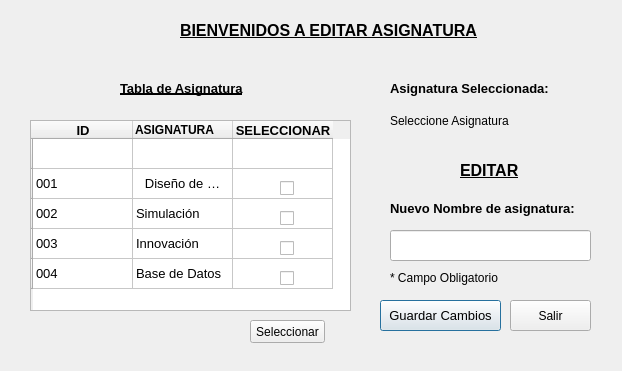
<?xml version="1.0" encoding="UTF-8"?>
<ui version="4.0">
 <class>Dialog</class>
 <widget class="QDialog" name="Dialog">
  <property name="geometry">
   <rect>
    <x>0</x>
    <y>0</y>
    <width>622</width>
    <height>371</height>
   </rect>
  </property>
  <property name="windowTitle">
   <string>Editar Asignatura</string>
  </property>
  <widget class="QLabel" name="label">
   <property name="geometry">
    <rect>
     <x>180</x>
     <y>20</y>
     <width>331</width>
     <height>21</height>
    </rect>
   </property>
   <property name="font">
    <font>
     <pointsize>12</pointsize>
     <weight>75</weight>
     <bold>true</bold>
     <underline>true</underline>
    </font>
   </property>
   <property name="text">
    <string>BIENVENIDOS A EDITAR ASIGNATURA</string>
   </property>
  </widget>
  <widget class="QLabel" name="label_2">
   <property name="geometry">
    <rect>
     <x>120</x>
     <y>80</y>
     <width>131</width>
     <height>16</height>
    </rect>
   </property>
   <property name="font">
    <font>
     <pointsize>10</pointsize>
     <weight>75</weight>
     <bold>true</bold>
     <underline>true</underline>
    </font>
   </property>
   <property name="text">
    <string>Tabla de Asignatura</string>
   </property>
  </widget>
  <widget class="QLabel" name="label_3">
   <property name="geometry">
    <rect>
     <x>390</x>
     <y>80</y>
     <width>171</width>
     <height>16</height>
    </rect>
   </property>
   <property name="font">
    <font>
     <pointsize>10</pointsize>
     <weight>75</weight>
     <bold>true</bold>
    </font>
   </property>
   <property name="text">
    <string>Asignatura Seleccionada:</string>
   </property>
  </widget>
  <widget class="QLabel" name="label_4">
   <property name="geometry">
    <rect>
     <x>460</x>
     <y>160</y>
     <width>61</width>
     <height>21</height>
    </rect>
   </property>
   <property name="font">
    <font>
     <family>Nirmala UI</family>
     <pointsize>12</pointsize>
     <weight>75</weight>
     <bold>true</bold>
     <underline>true</underline>
    </font>
   </property>
   <property name="text">
    <string>EDITAR</string>
   </property>
  </widget>
  <widget class="QLabel" name="label_5">
   <property name="geometry">
    <rect>
     <x>390</x>
     <y>200</y>
     <width>201</width>
     <height>16</height>
    </rect>
   </property>
   <property name="font">
    <font>
     <pointsize>10</pointsize>
     <weight>75</weight>
     <bold>true</bold>
    </font>
   </property>
   <property name="text">
    <string>Nuevo Nombre de asignatura:</string>
   </property>
  </widget>
  <widget class="QLabel" name="label_6">
   <property name="geometry">
    <rect>
     <x>390</x>
     <y>270</y>
     <width>111</width>
     <height>16</height>
    </rect>
   </property>
   <property name="mouseTracking">
    <bool>false</bool>
   </property>
   <property name="text">
    <string>* Campo Obligatorio</string>
   </property>
  </widget>
  <widget class="QLineEdit" name="lineEdit_2">
   <property name="geometry">
    <rect>
     <x>390</x>
     <y>230</y>
     <width>201</width>
     <height>31</height>
    </rect>
   </property>
  </widget>
  <widget class="QTableWidget" name="tableWidget">
   <property name="geometry">
    <rect>
     <x>30</x>
     <y>120</y>
     <width>321</width>
     <height>191</height>
    </rect>
   </property>
   <property name="font">
    <font>
     <pointsize>10</pointsize>
    </font>
   </property>
   <row>
    <property name="text">
     <string/>
    </property>
   </row>
   <row>
    <property name="text">
     <string/>
    </property>
   </row>
   <row>
    <property name="text">
     <string/>
    </property>
   </row>
   <row>
    <property name="text">
     <string/>
    </property>
   </row>
   <row>
    <property name="text">
     <string/>
    </property>
   </row>
   <column>
    <property name="text">
     <string>ID</string>
    </property>
    <property name="font">
     <font>
      <weight>75</weight>
      <bold>true</bold>
     </font>
    </property>
   </column>
   <column>
    <property name="text">
     <string notr="true">ASIGNATURA</string>
    </property>
    <property name="font">
     <font>
      <pointsize>9</pointsize>
      <weight>75</weight>
      <bold>true</bold>
     </font>
    </property>
    <property name="textAlignment">
     <set>AlignLeading|AlignVCenter</set>
    </property>
   </column>
   <column>
    <property name="text">
     <string>SELECCIONAR</string>
    </property>
    <property name="font">
     <font>
      <weight>75</weight>
      <bold>true</bold>
     </font>
    </property>
   </column>
   <item row="0" column="0">
    <property name="text">
     <string/>
    </property>
   </item>
   <item row="0" column="1">
    <property name="text">
     <string/>
    </property>
   </item>
   <item row="1" column="0">
    <property name="text">
     <string>001</string>
    </property>
   </item>
   <item row="1" column="1">
    <property name="text">
     <string>Diseño de APPs</string>
    </property>
    <property name="textAlignment">
     <set>AlignCenter</set>
    </property>
   </item>
   <item row="1" column="2">
    <property name="text">
     <string/>
    </property>
   </item>
   <item row="2" column="0">
    <property name="text">
     <string>002</string>
    </property>
   </item>
   <item row="2" column="1">
    <property name="text">
     <string>Simulación</string>
    </property>
   </item>
   <item row="2" column="2">
    <property name="text">
     <string/>
    </property>
   </item>
   <item row="3" column="0">
    <property name="text">
     <string>003</string>
    </property>
   </item>
   <item row="3" column="1">
    <property name="text">
     <string>Innovación</string>
    </property>
   </item>
   <item row="4" column="0">
    <property name="text">
     <string>004</string>
    </property>
   </item>
   <item row="4" column="1">
    <property name="text">
     <string>Base de Datos</string>
    </property>
   </item>
  </widget>
  <widget class="QCheckBox" name="checkBox">
   <property name="geometry">
    <rect>
     <x>280</x>
     <y>180</y>
     <width>70</width>
     <height>17</height>
    </rect>
   </property>
   <property name="text">
    <string/>
   </property>
  </widget>
  <widget class="QCheckBox" name="checkBox_2">
   <property name="geometry">
    <rect>
     <x>280</x>
     <y>210</y>
     <width>70</width>
     <height>17</height>
    </rect>
   </property>
   <property name="text">
    <string/>
   </property>
  </widget>
  <widget class="QCheckBox" name="checkBox_3">
   <property name="geometry">
    <rect>
     <x>280</x>
     <y>240</y>
     <width>70</width>
     <height>17</height>
    </rect>
   </property>
   <property name="text">
    <string/>
   </property>
  </widget>
  <widget class="QCheckBox" name="checkBox_4">
   <property name="geometry">
    <rect>
     <x>280</x>
     <y>270</y>
     <width>70</width>
     <height>17</height>
    </rect>
   </property>
   <property name="text">
    <string/>
   </property>
  </widget>
  <widget class="QPushButton" name="pushButton">
   <property name="geometry">
    <rect>
     <x>380</x>
     <y>300</y>
     <width>121</width>
     <height>31</height>
    </rect>
   </property>
   <property name="font">
    <font>
     <pointsize>10</pointsize>
    </font>
   </property>
   <property name="mouseTracking">
    <bool>false</bool>
   </property>
   <property name="autoFillBackground">
    <bool>false</bool>
   </property>
   <property name="text">
    <string>Guardar Cambios</string>
   </property>
  </widget>
  <widget class="QPushButton" name="btnSalir">
   <property name="geometry">
    <rect>
     <x>510</x>
     <y>300</y>
     <width>81</width>
     <height>31</height>
    </rect>
   </property>
   <property name="text">
    <string>Salir</string>
   </property>
  </widget>
  <widget class="QLabel" name="lblAsignatura">
   <property name="geometry">
    <rect>
     <x>390</x>
     <y>110</y>
     <width>171</width>
     <height>21</height>
    </rect>
   </property>
   <property name="text">
    <string>Seleccione Asignatura</string>
   </property>
  </widget>
  <widget class="QPushButton" name="btnSeleccionar">
   <property name="geometry">
    <rect>
     <x>250</x>
     <y>320</y>
     <width>75</width>
     <height>23</height>
    </rect>
   </property>
   <property name="text">
    <string>Seleccionar</string>
   </property>
  </widget>
 </widget>
 <resources/>
 <connections/>
</ui>
